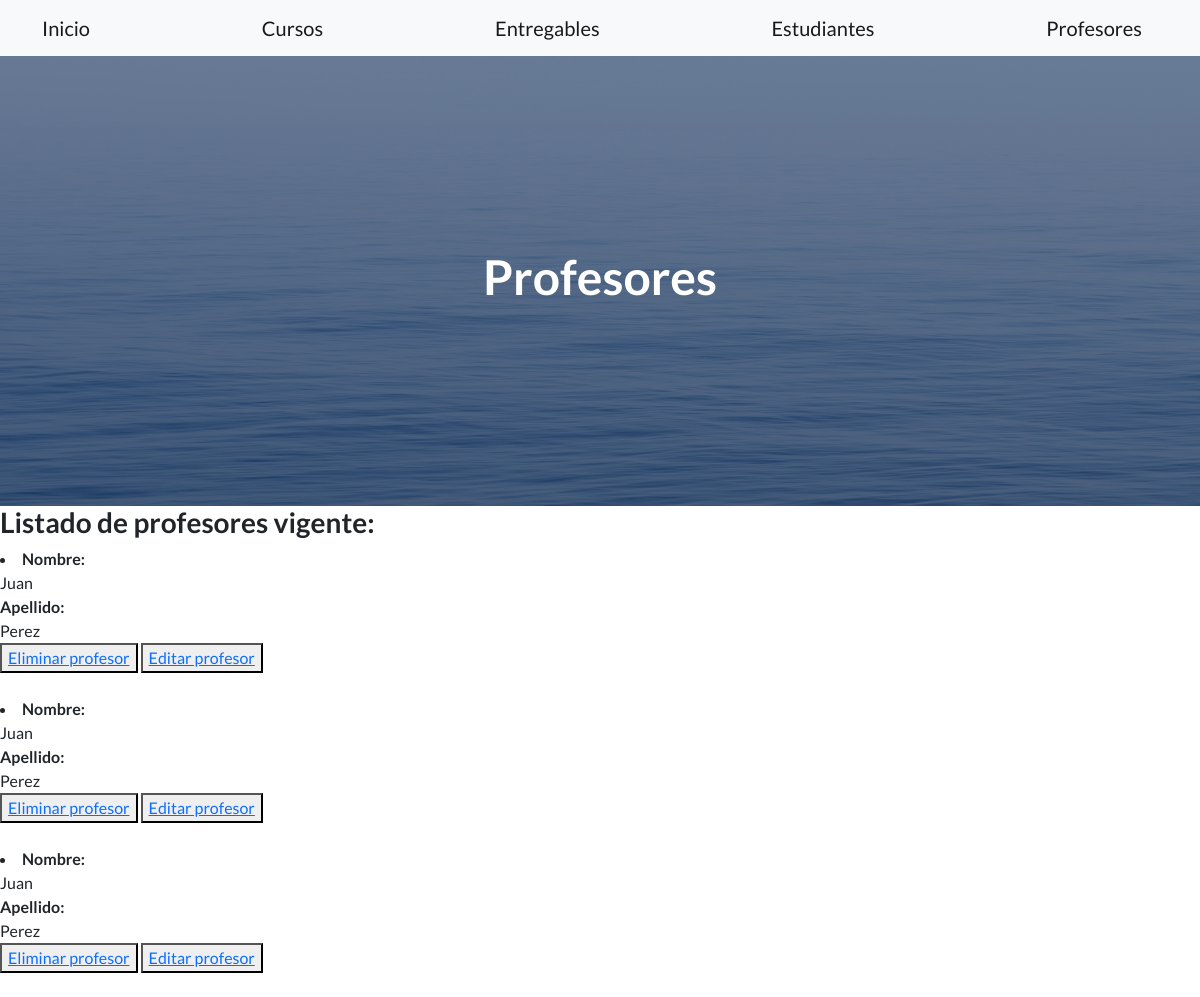
The app's page /AppCoder/Profesores/, older data.
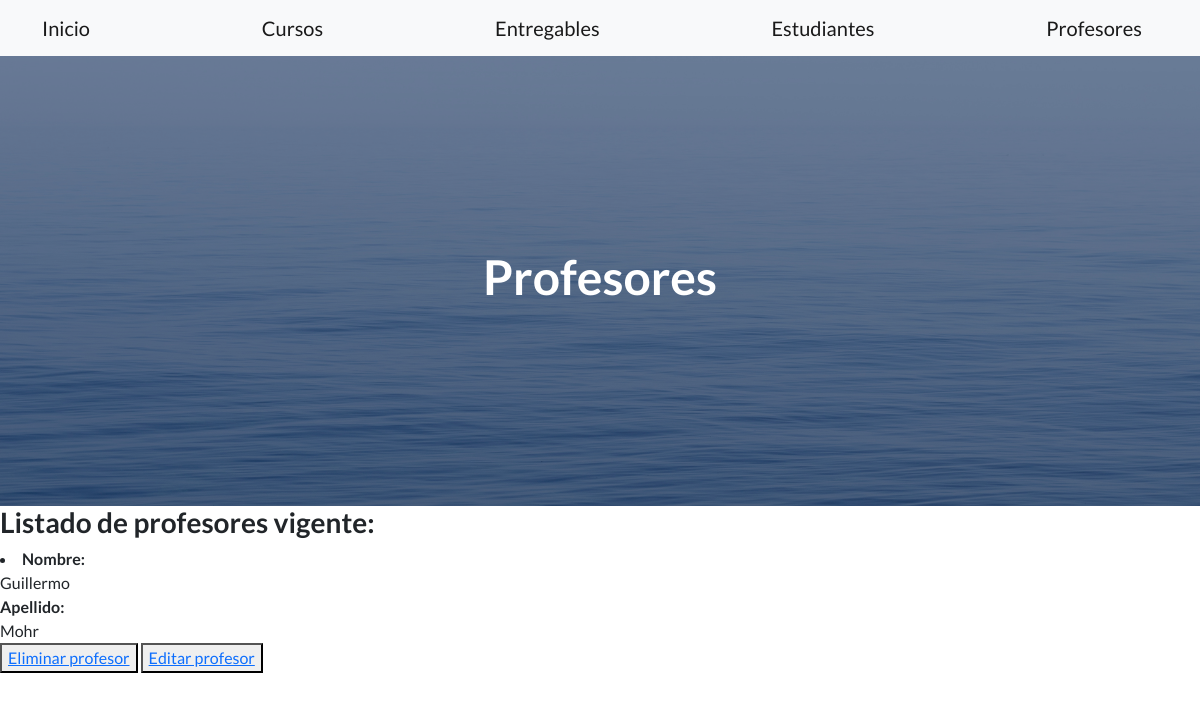
The same page, newer data.
### AppCoder/models.py (models this page shows, shortened)
class Profesor(models.Model):
    nombre = models.CharField(max_length=40)
    apellido =models.CharField(max_length=40)
    email = models.EmailField()
    profesion = models.CharField(max_length=40)

### AppCoder/views.py (the view)
# urls.py: path('Profesores/', verProfesores, name='Profesores'),
def verProfesores(request):
    profesores = Profesor.objects.all()
    return render(request, 'AppCoder/template_profesores.html', {'profesores':profesores})

### AppCoder/Templates/AppCoder/template_profesores.html (shortened to what this page needs)
{% extends "AppCoder/padre.html" %}
{% load static %}
{% block Cartel %}
<h1>Profesores</h1>
{% endblock %}
{% block ContenidoVariable %}
<h3>Listado de profesores vigente:</h3>
{% for profesor in profesores %}
<li><b>Nombre:</b><br>  {{profesor.nombre}} <br> <b>Apellido:</b><br>   {{profesor.apellido}} </li>
<button>
    <a href="{% url 'eliminarProfesor' profesor.nombre %}">Eliminar profesor</a>
</button>
<button>
    <a href="{% url 'editarProfesor' profesor.nombre %}">Editar profesor</a>
</button>
<br><br>
{% endfor %}
{% endblock %}

Row changes from the older to the newer data that the page shows:
removed Profesor: nombre "Juan", apellido "Perez"
removed Profesor: nombre "Juan", apellido "Perez"
removed Profesor: nombre "Juan", apellido "Perez"
added Profesor: nombre "Guillermo", apellido "Mohr"
